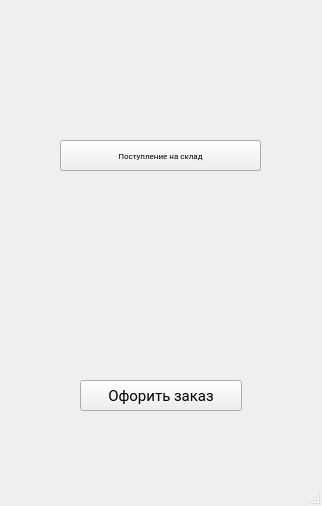
<?xml version="1.0" encoding="UTF-8"?>
<ui version="4.0">
 <class>MainWindow</class>
 <widget class="QMainWindow" name="MainWindow">
  <property name="geometry">
   <rect>
    <x>0</x>
    <y>0</y>
    <width>322</width>
    <height>506</height>
   </rect>
  </property>
  <property name="windowTitle">
   <string>MainWindow</string>
  </property>
  <widget class="QWidget" name="centralwidget">
   <widget class="QLabel" name="label_in_stoc">
    <property name="geometry">
     <rect>
      <x>100</x>
      <y>20</y>
      <width>111</width>
      <height>121</height>
     </rect>
    </property>
    <property name="text">
     <string/>
    </property>
    <property name="pixmap">
     <pixmap>../img/in_stock.png</pixmap>
    </property>
    <property name="scaledContents">
     <bool>true</bool>
    </property>
   </widget>
   <widget class="QPushButton" name="pushButtonInStoc">
    <property name="geometry">
     <rect>
      <x>60</x>
      <y>140</y>
      <width>201</width>
      <height>31</height>
     </rect>
    </property>
    <property name="font">
     <font>
      <family>Roboto</family>
      <pointsize>6</pointsize>
     </font>
    </property>
    <property name="text">
     <string>Поступление на склад</string>
    </property>
   </widget>
   <widget class="QLabel" name="label_from_stoc">
    <property name="geometry">
     <rect>
      <x>104</x>
      <y>260</y>
      <width>111</width>
      <height>115</height>
     </rect>
    </property>
    <property name="text">
     <string/>
    </property>
    <property name="pixmap">
     <pixmap>../img/pngwing.com (1).png</pixmap>
    </property>
    <property name="scaledContents">
     <bool>true</bool>
    </property>
   </widget>
   <widget class="QPushButton" name="pushButtonCheckout">
    <property name="geometry">
     <rect>
      <x>80</x>
      <y>380</y>
      <width>162</width>
      <height>31</height>
     </rect>
    </property>
    <property name="font">
     <font>
      <family>Roboto</family>
      <pointsize>11</pointsize>
     </font>
    </property>
    <property name="text">
     <string>Офорить заказ</string>
    </property>
   </widget>
  </widget>
  <widget class="QMenuBar" name="menubar">
   <property name="geometry">
    <rect>
     <x>0</x>
     <y>0</y>
     <width>322</width>
     <height>21</height>
    </rect>
   </property>
  </widget>
  <widget class="QStatusBar" name="statusbar"/>
  <action name="actiondark_amber">
   <property name="text">
    <string>dark amber</string>
   </property>
  </action>
  <action name="actiondark_blue">
   <property name="text">
    <string>dark blue</string>
   </property>
  </action>
 </widget>
 <resources/>
 <connections/>
</ui>
